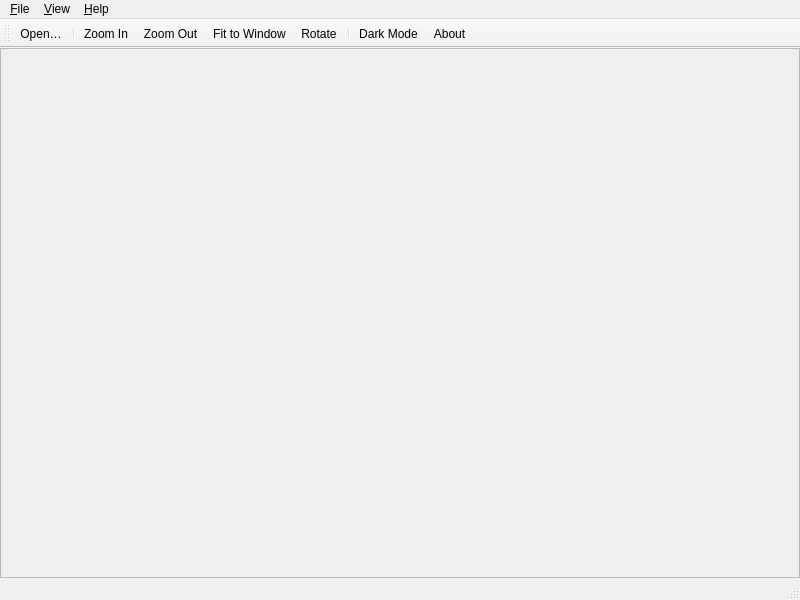
<?xml version="1.0" encoding="UTF-8"?>
<ui version="4.0">
 <class>ImageViewer</class>
 <widget class="QMainWindow" name="ImageViewer">
  <property name="geometry">
   <rect>
    <x>0</x>
    <y>0</y>
    <width>800</width>
    <height>600</height>
   </rect>
  </property>
  <property name="windowTitle">
   <string>Image Viewer (answer)</string>
  </property>
  <property name="windowIcon">
   <iconset resource="resources.qrc">
    <normaloff>:/images/logo.svg</normaloff>:/images/logo.svg</iconset>
  </property>
  <widget class="QWidget" name="centralwidget">
   <layout class="QVBoxLayout" name="centralLayout">
    <property name="leftMargin">
     <number>0</number>
    </property>
    <property name="topMargin">
     <number>0</number>
    </property>
    <property name="rightMargin">
     <number>0</number>
    </property>
    <property name="bottomMargin">
     <number>0</number>
    </property>
    <item>
     <widget class="QScrollArea" name="scrollArea">
      <property name="alignment">
       <set>Qt::AlignmentFlag::AlignCenter</set>
      </property>
      <widget class="QLabel" name="imageLabel">
       <property name="geometry">
        <rect>
         <x>0</x>
         <y>0</y>
         <width>200</width>
         <height>200</height>
        </rect>
       </property>
       <property name="pixmap">
        <pixmap resource="resources.qrc">:/images/logo.svg</pixmap>
       </property>
       <property name="alignment">
        <set>Qt::AlignmentFlag::AlignCenter</set>
       </property>
      </widget>
     </widget>
    </item>
   </layout>
  </widget>
  <widget class="QMenuBar" name="menubar">
   <widget class="QMenu" name="menuFile">
    <property name="title">
     <string>&amp;File</string>
    </property>
    <addaction name="actionOpen"/>
    <addaction name="separator"/>
    <addaction name="actionQuit"/>
   </widget>
   <widget class="QMenu" name="menuView">
    <property name="title">
     <string>&amp;View</string>
    </property>
    <addaction name="actionZoomIn"/>
    <addaction name="actionZoomOut"/>
    <addaction name="actionFit"/>
    <addaction name="actionRotate"/>
    <addaction name="separator"/>
    <addaction name="actionDarkMode"/>
   </widget>
   <widget class="QMenu" name="menuHelp">
    <property name="title">
     <string>&amp;Help</string>
    </property>
    <addaction name="actionAbout"/>
   </widget>
   <addaction name="menuFile"/>
   <addaction name="menuView"/>
   <addaction name="menuHelp"/>
  </widget>
  <widget class="QToolBar" name="toolBar">
   <property name="windowTitle">
    <string>Main toolbar</string>
   </property>
   <property name="iconSize">
    <size>
     <width>24</width>
     <height>24</height>
    </size>
   </property>
   <attribute name="toolBarArea">
    <enum>TopToolBarArea</enum>
   </attribute>
   <attribute name="toolBarBreak">
    <bool>false</bool>
   </attribute>
   <addaction name="actionOpen"/>
   <addaction name="separator"/>
   <addaction name="actionZoomIn"/>
   <addaction name="actionZoomOut"/>
   <addaction name="actionFit"/>
   <addaction name="actionRotate"/>
   <addaction name="separator"/>
   <addaction name="actionDarkMode"/>
   <addaction name="actionAbout"/>
  </widget>
  <widget class="QStatusBar" name="statusbar"/>
  <action name="actionOpen">
   <property name="icon">
    <iconset resource="resources.qrc">
     <normaloff>:/icons/open.svg</normaloff>:/icons/open.svg</iconset>
   </property>
   <property name="text">
    <string>&amp;Open…</string>
   </property>
   <property name="shortcut">
    <string>Ctrl+O</string>
   </property>
  </action>
  <action name="actionZoomIn">
   <property name="icon">
    <iconset resource="resources.qrc">
     <normaloff>:/icons/zoom-in.svg</normaloff>:/icons/zoom-in.svg</iconset>
   </property>
   <property name="text">
    <string>Zoom &amp;In</string>
   </property>
   <property name="shortcut">
    <string>Ctrl++</string>
   </property>
  </action>
  <action name="actionZoomOut">
   <property name="icon">
    <iconset resource="resources.qrc">
     <normaloff>:/icons/zoom-out.svg</normaloff>:/icons/zoom-out.svg</iconset>
   </property>
   <property name="text">
    <string>Zoom &amp;Out</string>
   </property>
   <property name="shortcut">
    <string>Ctrl+-</string>
   </property>
  </action>
  <action name="actionFit">
   <property name="icon">
    <iconset resource="resources.qrc">
     <normaloff>:/icons/fit.svg</normaloff>:/icons/fit.svg</iconset>
   </property>
   <property name="text">
    <string>&amp;Fit to Window</string>
   </property>
   <property name="shortcut">
    <string>Ctrl+0</string>
   </property>
  </action>
  <action name="actionAbout">
   <property name="icon">
    <iconset resource="resources.qrc">
     <normaloff>:/icons/about.svg</normaloff>:/icons/about.svg</iconset>
   </property>
   <property name="text">
    <string>&amp;About</string>
   </property>
   <property name="shortcut">
    <string>F1</string>
   </property>
  </action>
  <action name="actionQuit">
   <property name="icon">
    <iconset resource="resources.qrc">
     <normaloff>:/icons/quit.svg</normaloff>:/icons/quit.svg</iconset>
   </property>
   <property name="text">
    <string>&amp;Quit</string>
   </property>
   <property name="shortcut">
    <string>Ctrl+Q</string>
   </property>
  </action>
  <action name="actionRotate">
   <property name="icon">
    <iconset resource="resources.qrc">
     <normaloff>:/icons/rotate.svg</normaloff>:/icons/rotate.svg</iconset>
   </property>
   <property name="text">
    <string>&amp;Rotate</string>
   </property>
   <property name="shortcut">
    <string>Ctrl+R</string>
   </property>
  </action>
  <action name="actionDarkMode">
   <property name="checkable">
    <bool>true</bool>
   </property>
   <property name="icon">
    <iconset resource="resources.qrc">
     <normaloff>:/icons/dark.svg</normaloff>:/icons/dark.svg</iconset>
   </property>
   <property name="text">
    <string>&amp;Dark Mode</string>
   </property>
   <property name="shortcut">
    <string>Ctrl+D</string>
   </property>
  </action>
 </widget>
 <resources>
  <include location="resources.qrc"/>
 </resources>
 <connections>
  <connection>
   <sender>actionQuit</sender>
   <signal>triggered()</signal>
   <receiver>ImageViewer</receiver>
   <slot>close()</slot>
  </connection>
 </connections>
</ui>
